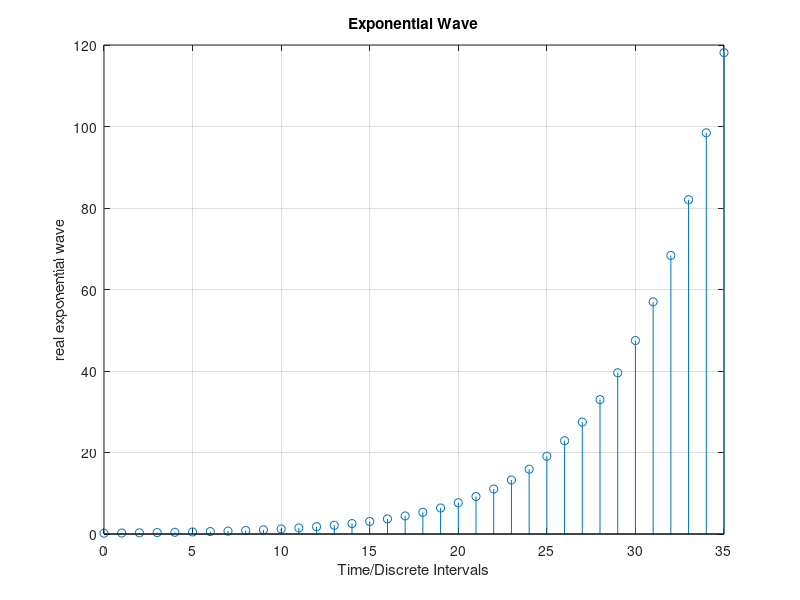

MATLAB code to generate this figure:
clc
clear all
close all

n = 0:35;
alpha = 1.2;
c = 0.2;

x = c*alpha.^n;

figure(1)
stem(n,x)
xlabel('Time/Discrete Intervals')
ylabel('real exponential wave')
grid on
title('Exponential Wave')